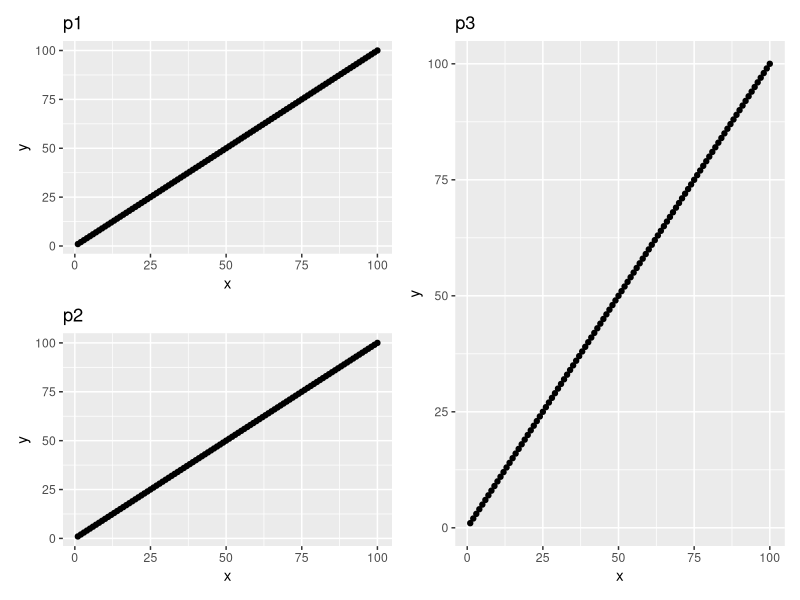
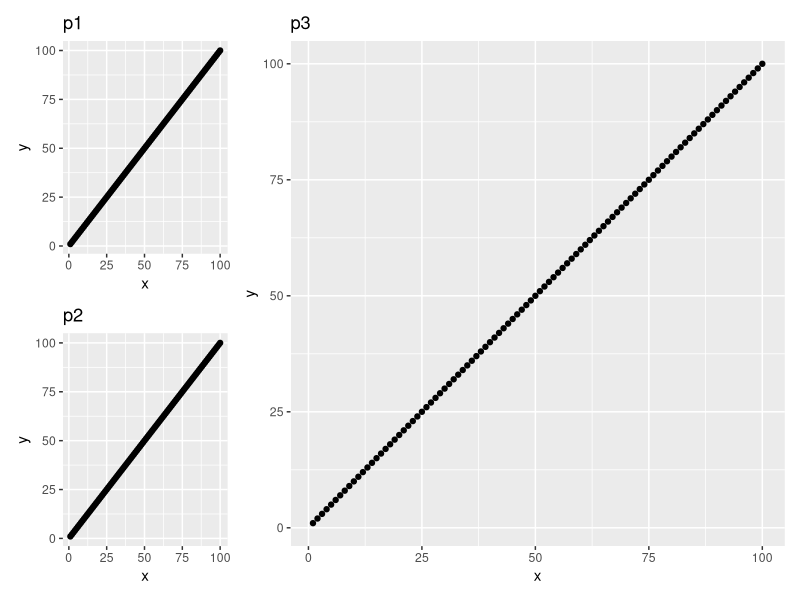
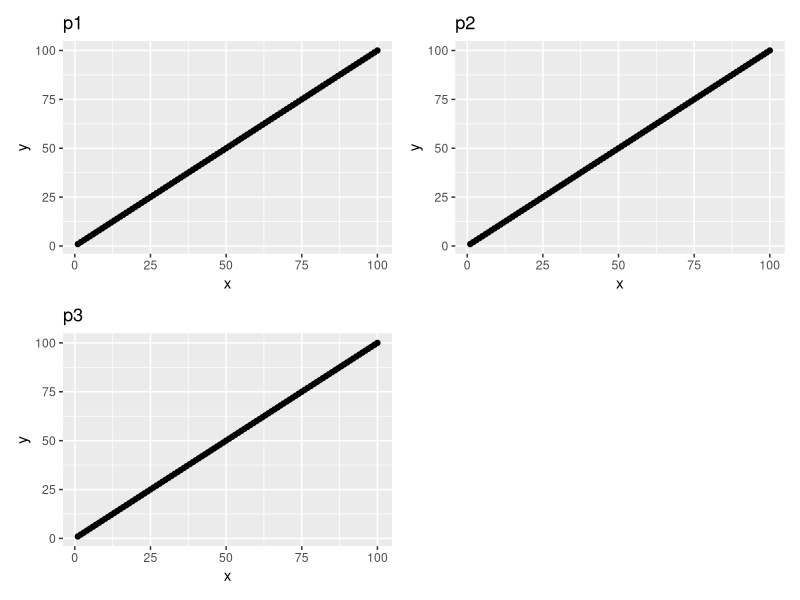
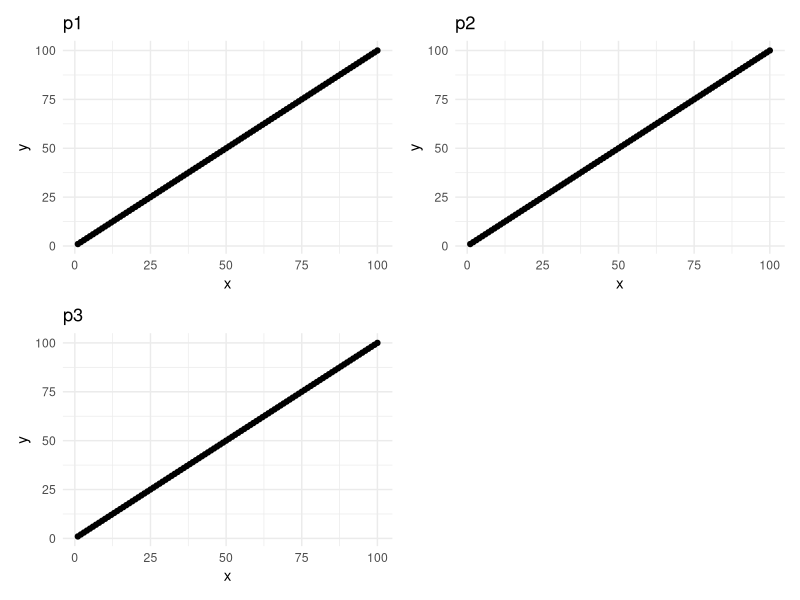
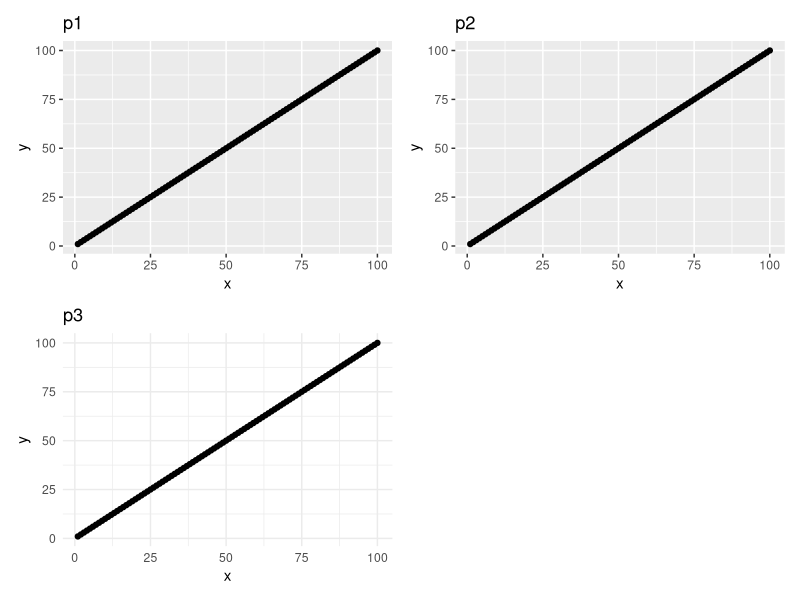
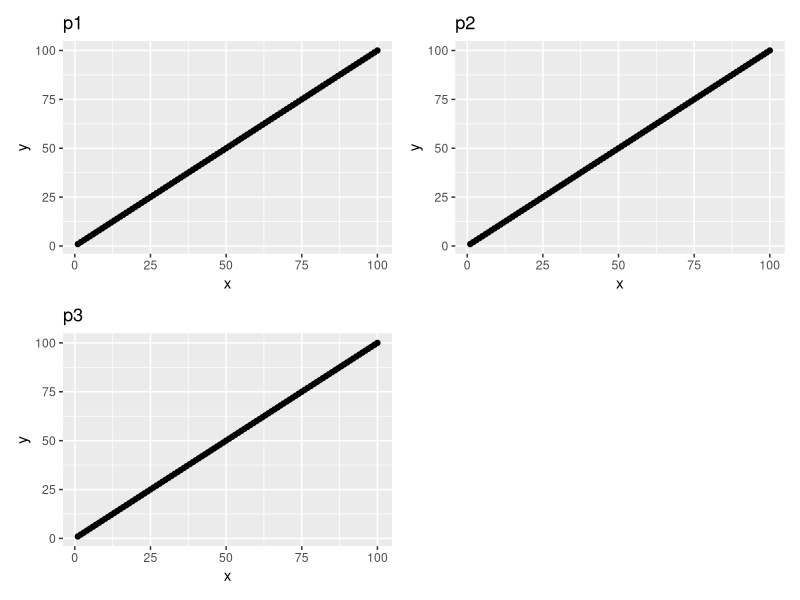

The R script that drew these images, in order:
## ---- chunk 1
# Load packages 
knitr::opts_chunk$set(echo = TRUE)
library("tidyverse")
library("patchwork")
## ---- chunk 2
dat <- tibble(x=1:100, y=1:100, type=rep(c("A","B","C","D"), each=25))
p1 <- dat |> 
    ggplot(aes(x=x, y=y)) +
    geom_point() + 
    labs(title="p1")
p2 <- p1 + labs(title="p2")
p3 <- p1 + labs(title="p3")
## ---- chunk 3
(p1 / p2) | p3
## ---- chunk 4
((p1 / p2) | p3) + plot_layout(widths=c(1,3))
## ---- chunk 5
p1 + p2 + p3 + plot_layout(ncol=2)
## ---- chunk 6
(p1 + p2 + p3 & theme_minimal()) + plot_layout(ncol=2) 
## ---- chunk 7
(p1 + p2 + p3 * theme_minimal()) + plot_layout(ncol=2)
## ---- chunk 8
wrap_plots(list(p1, p2, p3),
           nrow=2)
## ---- chunk 9
sessionInfo()
